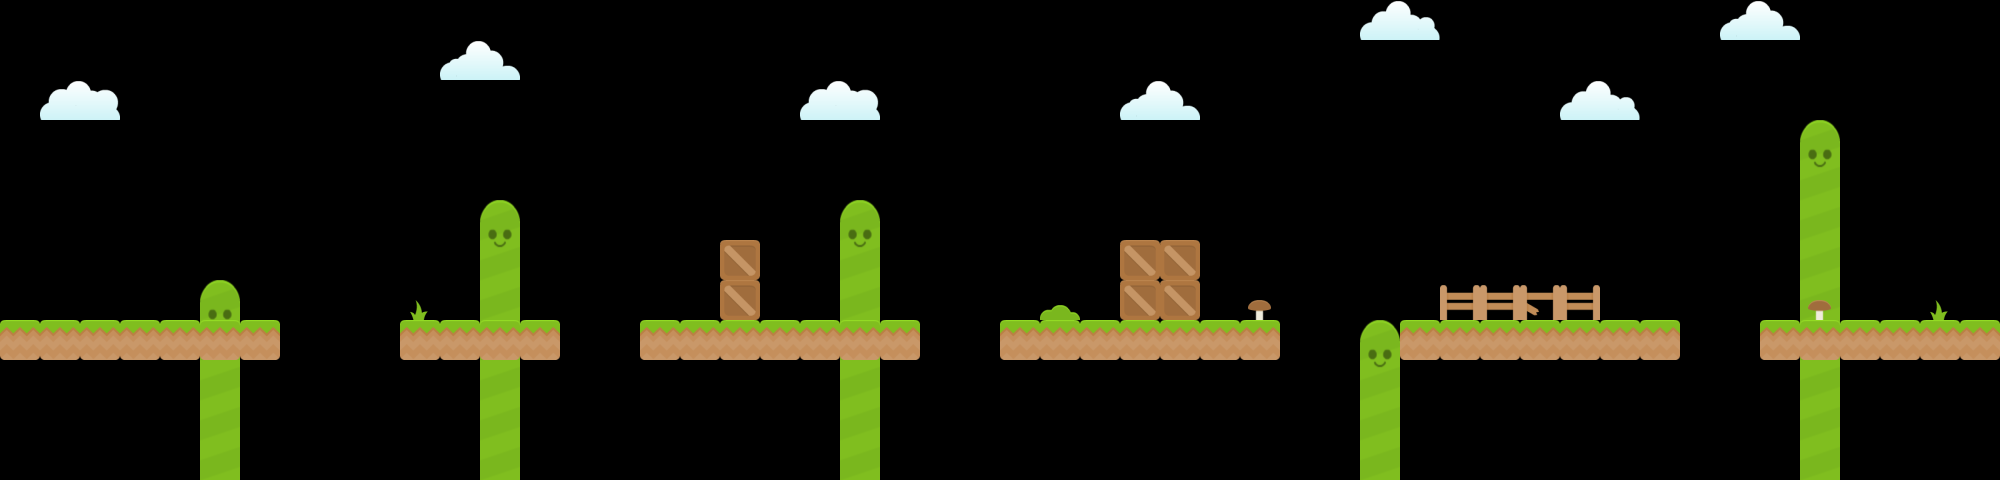

Below is a game level as drawn by its tile map, then a one-line description and the .tmx that defines it (tile-layer data replaced by summaries):
An orthogonal 50x12 tile map with 40x40 px tiles, 4 tile layers (distant, bkg, gfx, block), 2 tilesets and 24 objects.

<map version="1.0" orientation="orthogonal" width="50" height="12" tilewidth="40" tileheight="40">
 <tileset firstgid="1" name="tiles" tilewidth="40" tileheight="40">
  <image source="tiles.png" width="240" height="160" />
 </tileset>
 <tileset firstgid="25" name="items" tilewidth="40" tileheight="40">
  <image source="items.png" width="240" height="160" />
 </tileset>
 <layer name="distant" width="50" height="12">
  <data>[600 cells, 14 non-empty, 6 distinct tile ids]</data>
 </layer>
 <layer name="bkg" width="50" height="12">
  <data>[600 cells, 32 non-empty, 3 distinct tile ids]</data>
 </layer>
 <layer name="gfx" width="50" height="12">
  <data>[600 cells, 9 non-empty, 5 distinct tile ids]</data>
 </layer>
 <layer name="block" width="50" height="12">
  <data>[600 cells, 44 non-empty, 2 distinct tile ids]</data>
 </layer>
 <objectgroup name="objects" width="50" height="12">
  <object gid="45" x="320" y="280" />
  <object gid="39" x="520" y="320" />
  <object gid="39" x="1080" y="320" />
  <object gid="45" x="1440" y="280" />
  <object gid="45" x="1480" y="280" />
  <object gid="45" x="1520" y="280" />
  <object gid="45" x="1560" y="280" />
  <object gid="45" x="1600" y="280" />
  <object gid="42" x="920" y="280" />
  <object gid="42" x="600" y="280" />
  <object gid="25" x="120" y="320" />
  <object gid="46" x="760" y="320" />
  <object x="600" y="280">
   <polyline points="0,0 -240,0" />
  </object>
  <object x="520" y="320">
   <polyline points="0,0 -120,0" />
  </object>
  <object x="920" y="280">
   <polyline points="0,0 -40,0 -120,-80 -200,-80" />
  </object>
  <object x="1080" y="320">
   <polyline points="0,0 -80,0" />
  </object>
  <object gid="39" x="1240" y="320" />
  <object x="1240" y="320">
   <polyline points="0,0 -40,0" />
  </object>
  <object gid="47" x="280" y="360" />
  <object gid="47" x="320" y="360" />
  <object gid="47" x="360" y="360" />
  <object gid="48" x="0" y="240" />
  <object gid="48" x="40" y="240" />
  <object gid="48" x="80" y="240" />
 </objectgroup>
</map>
